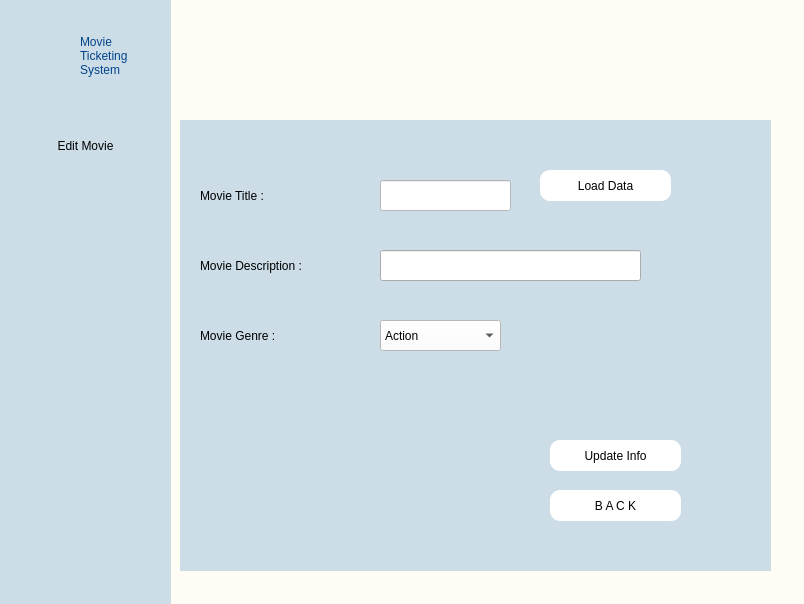
<?xml version="1.0" encoding="UTF-8"?>
<ui version="4.0">
 <class>MainWindow</class>
 <widget class="QMainWindow" name="MainWindow">
  <property name="geometry">
   <rect>
    <x>0</x>
    <y>0</y>
    <width>804</width>
    <height>604</height>
   </rect>
  </property>
  <property name="windowTitle">
   <string>MainWindow</string>
  </property>
  <widget class="QWidget" name="centralwidget">
   <widget class="QWidget" name="navigationBG" native="true">
    <property name="geometry">
     <rect>
      <x>0</x>
      <y>0</y>
      <width>171</width>
      <height>611</height>
     </rect>
    </property>
    <property name="styleSheet">
     <string notr="true">#navigationBG {
background-color: #ccdde8;

}

</string>
    </property>
    <widget class="QLabel" name="systemLabel">
     <property name="geometry">
      <rect>
       <x>80</x>
       <y>15</y>
       <width>71</width>
       <height>81</height>
      </rect>
     </property>
     <property name="styleSheet">
      <string notr="true">#systemLabel {
font: 75 12pt &quot;MS Shell Dlg 2&quot;;
color: #034488;
}</string>
     </property>
     <property name="text">
      <string>Movie
Ticketing
System</string>
     </property>
     <property name="alignment">
      <set>Qt::AlignLeading|Qt::AlignLeft|Qt::AlignVCenter</set>
     </property>
    </widget>
    <widget class="QPushButton" name="pushButton">
     <property name="geometry">
      <rect>
       <x>20</x>
       <y>30</y>
       <width>71</width>
       <height>51</height>
      </rect>
     </property>
     <property name="text">
      <string/>
     </property>
     <property name="icon">
      <iconset>
       <normaloff>../img/icon.png</normaloff>../img/icon.png</iconset>
     </property>
     <property name="iconSize">
      <size>
       <width>50</width>
       <height>50</height>
      </size>
     </property>
     <property name="flat">
      <bool>true</bool>
     </property>
    </widget>
    <widget class="QPushButton" name="movieButton">
     <property name="geometry">
      <rect>
       <x>0</x>
       <y>130</y>
       <width>171</width>
       <height>31</height>
      </rect>
     </property>
     <property name="autoFillBackground">
      <bool>false</bool>
     </property>
     <property name="styleSheet">
      <string notr="true">background-color: rgb(69, 145, 203)</string>
     </property>
     <property name="text">
      <string>Edit Movie</string>
     </property>
     <property name="icon">
      <iconset>
       <normaloff>../img/movies.png</normaloff>../img/movies.png</iconset>
     </property>
     <property name="iconSize">
      <size>
       <width>40</width>
       <height>40</height>
      </size>
     </property>
     <property name="flat">
      <bool>true</bool>
     </property>
    </widget>
   </widget>
   <widget class="QWidget" name="mainBG" native="true">
    <property name="geometry">
     <rect>
      <x>160</x>
      <y>0</y>
      <width>651</width>
      <height>611</height>
     </rect>
    </property>
    <property name="styleSheet">
     <string notr="true">#mainBG {
background-color: #fffcf6;

}

</string>
    </property>
    <widget class="QLabel" name="label">
     <property name="geometry">
      <rect>
       <x>30</x>
       <y>10</y>
       <width>241</width>
       <height>81</height>
      </rect>
     </property>
     <property name="text">
      <string/>
     </property>
     <property name="pixmap">
      <pixmap>../img/moviesHeader.png</pixmap>
     </property>
     <property name="scaledContents">
      <bool>true</bool>
     </property>
    </widget>
    <widget class="QLabel" name="label_2">
     <property name="geometry">
      <rect>
       <x>40</x>
       <y>180</y>
       <width>121</width>
       <height>31</height>
      </rect>
     </property>
     <property name="styleSheet">
      <string notr="true">font: 15pt &quot;Times New Roman&quot;;</string>
     </property>
     <property name="text">
      <string>Movie Title :</string>
     </property>
    </widget>
    <widget class="QLabel" name="label_3">
     <property name="geometry">
      <rect>
       <x>40</x>
       <y>250</y>
       <width>171</width>
       <height>31</height>
      </rect>
     </property>
     <property name="styleSheet">
      <string notr="true">font: 15pt &quot;Times New Roman&quot;;</string>
     </property>
     <property name="text">
      <string>Movie Description :</string>
     </property>
    </widget>
    <widget class="QLineEdit" name="description">
     <property name="geometry">
      <rect>
       <x>220</x>
       <y>250</y>
       <width>261</width>
       <height>31</height>
      </rect>
     </property>
    </widget>
    <widget class="QWidget" name="widget" native="true">
     <property name="geometry">
      <rect>
       <x>20</x>
       <y>120</y>
       <width>591</width>
       <height>451</height>
      </rect>
     </property>
     <property name="styleSheet">
      <string notr="true">background-color:rgb(204, 221, 232)</string>
     </property>
     <widget class="QLineEdit" name="title">
      <property name="geometry">
       <rect>
        <x>200</x>
        <y>60</y>
        <width>131</width>
        <height>31</height>
       </rect>
      </property>
      <property name="styleSheet">
       <string notr="true">background-color:rgb(255, 255, 255)</string>
      </property>
     </widget>
     <widget class="QPushButton" name="update">
      <property name="geometry">
       <rect>
        <x>370</x>
        <y>320</y>
        <width>131</width>
        <height>31</height>
       </rect>
      </property>
      <property name="styleSheet">
       <string notr="true">QPushButton{
background-color: white;
text-size: 10px;
border-radius: 10px;
}

QPushButton:hover{
	color:rgb(73, 147, 221);
	background-color: rgb(13, 27, 38);
}</string>
      </property>
      <property name="text">
       <string>Update Info</string>
      </property>
      <property name="icon">
       <iconset>
        <normaloff>../img/tickets.png</normaloff>../img/tickets.png</iconset>
      </property>
      <property name="iconSize">
       <size>
        <width>40</width>
        <height>40</height>
       </size>
      </property>
      <property name="flat">
       <bool>true</bool>
      </property>
     </widget>
     <widget class="QPushButton" name="load">
      <property name="geometry">
       <rect>
        <x>360</x>
        <y>50</y>
        <width>131</width>
        <height>31</height>
       </rect>
      </property>
      <property name="styleSheet">
       <string notr="true">QPushButton{
background-color: white;
text-size: 10px;
border-radius: 10px;
}

QPushButton:hover{
	color:rgb(73, 147, 221);
	background-color: rgb(13, 27, 38);
}</string>
      </property>
      <property name="text">
       <string>Load Data</string>
      </property>
      <property name="icon">
       <iconset>
        <normaloff>../img/next.png</normaloff>../img/next.png</iconset>
      </property>
      <property name="iconSize">
       <size>
        <width>40</width>
        <height>40</height>
       </size>
      </property>
      <property name="flat">
       <bool>true</bool>
      </property>
     </widget>
     <widget class="QPushButton" name="back">
      <property name="geometry">
       <rect>
        <x>370</x>
        <y>370</y>
        <width>131</width>
        <height>31</height>
       </rect>
      </property>
      <property name="styleSheet">
       <string notr="true">QPushButton{
background-color: white;
border-radius: 10px;

}

QPushButton:hover{
	background-color: rgb(13, 27, 38);
}</string>
      </property>
      <property name="text">
       <string>B A C K</string>
      </property>
     </widget>
     <widget class="QLabel" name="label_4">
      <property name="geometry">
       <rect>
        <x>20</x>
        <y>200</y>
        <width>171</width>
        <height>31</height>
       </rect>
      </property>
      <property name="styleSheet">
       <string notr="true">font: 15pt &quot;Times New Roman&quot;;</string>
      </property>
      <property name="text">
       <string>Movie Genre :</string>
      </property>
     </widget>
     <widget class="QComboBox" name="comboBox">
      <property name="geometry">
       <rect>
        <x>200</x>
        <y>200</y>
        <width>121</width>
        <height>31</height>
       </rect>
      </property>
      <property name="styleSheet">
       <string notr="true">background-color:rgb(255, 255, 255)</string>
      </property>
      <item>
       <property name="text">
        <string>Action</string>
       </property>
      </item>
      <item>
       <property name="text">
        <string>Adventure</string>
       </property>
      </item>
      <item>
       <property name="text">
        <string>Comedy</string>
       </property>
      </item>
      <item>
       <property name="text">
        <string>Horror</string>
       </property>
      </item>
      <item>
       <property name="text">
        <string>Romance</string>
       </property>
      </item>
      <item>
       <property name="text">
        <string>Thriller</string>
       </property>
      </item>
     </widget>
    </widget>
    <zorder>widget</zorder>
    <zorder>label</zorder>
    <zorder>label_2</zorder>
    <zorder>label_3</zorder>
    <zorder>description</zorder>
   </widget>
   <zorder>mainBG</zorder>
   <zorder>navigationBG</zorder>
  </widget>
 </widget>
 <resources/>
 <connections/>
</ui>
